Frame 1 (no input): blank canvas, image omitted
Frame 60 (no input): blank canvas, image omitted
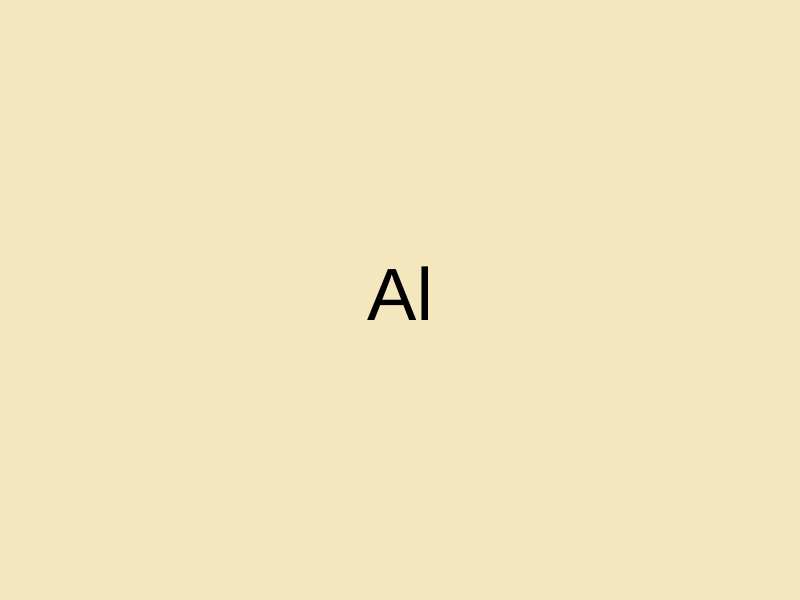
Frame 120 (the mouse pressed at the canvas centre since frame 60)

The p5.js sketch whose frames 1 and 60 were blank and that drew this single picture after the mouse press (run headless with seeded random() and noise() and a simulated clock; from frame 60 on, the mouse is pressed at the canvas centre):

// p5.js sketch
// ── sketch.js
/* -------------------------------

As VARIAVEIS  declaradas fora de uma função são consideradas GLOBAIS.
Ou seja: elas podem ser utilizadas em qualquer lugar; enquanto que aquelas que são declaradas dentro de uma função só funcionarão dentro daquela função.

----------------------------------- */

let palavra; // cria a variavel GLOBAL palavra

let quantidade; //cria a variavel GLOBAL quantidade

function palavraAleatoria() {  // cria função palavraAleatoria
  let palavras = ["Tecnologia", "Javascript", "Programação", "Alura", "Robótica", "P5JS",                           "Escola"]; 
                // cria uma variavel tipo array   palavras

  return random(palavras); // retorna a palavra sorteada para a chamada da função
}

function setup() {
  createCanvas(800, 600); // cria a tela e define tamanho (x,y)(larguara/altura)
   
  palavra = palavraAleatoria(); // chama a função palavraAleatoria()
}

function inicializaCores(){   //cria afunção inicializaCores
  
  background("#F5E7BD"); // cor de fundo da tela
  fill("black");  // cor da caneta / letra
  textSize(74);    // tamanho da fonte
  textAlign(CENTER, CENTER)    // alinhamento do texto  

}

function palavraParcial(minimo, maximo) {
    // Quando cria a função cria junto duas variaveis (minimo, maximo)
    // E insere os valores enviado para cada uma dela palavraParcial(x, y)
  
  quantidade = map(mouseX, minimo, maximo, 0, palavra.length);
        // cria a variavel quantidade
        // map: Remapeia um número de um intervalo para outro. onde:
        // o 1º valor é o valor a ser remapeado. (mouseX = posição x do mouse)
        // o 2º valor é o limite inferior do intervalo atual do valor. (0)
        // o 3º valor é o limite superior do intervalo atual do valor.(width - largura da tela)
        // o 4º valor é o limite inferior do intervalo alvo do valor.(1)
        // o 5º valor é o limite superior do intervalo de destino do valor. (tamanho da palavra)
        // o 6º valor é opcional e restrinja o valor ao intervalo recém-mapeado. (true / false) 
  
  let parcial = palavra.substring(0, quantidade);
                //cria a variavel parcial
                // O método substring irá capturar a letra por letra da palavra, 
                //  nesse caso de 0 até a quantidade total.
  
   return parcial;
}


function draw() {  
  inicializaCores();  //chama a função inicializaCores()

  let texto = palavraParcial(0, width);
  
  text(texto,400,300);  // a função text() insere a variável (parcial) na posição X e Y:
  
    if(quantidade < 1){ //quando a tela não tiver nada sorteia palavra.
      palavra = palavraAleatoria(); // chama a função palavraAleatoria()  
    } 
      
} 
